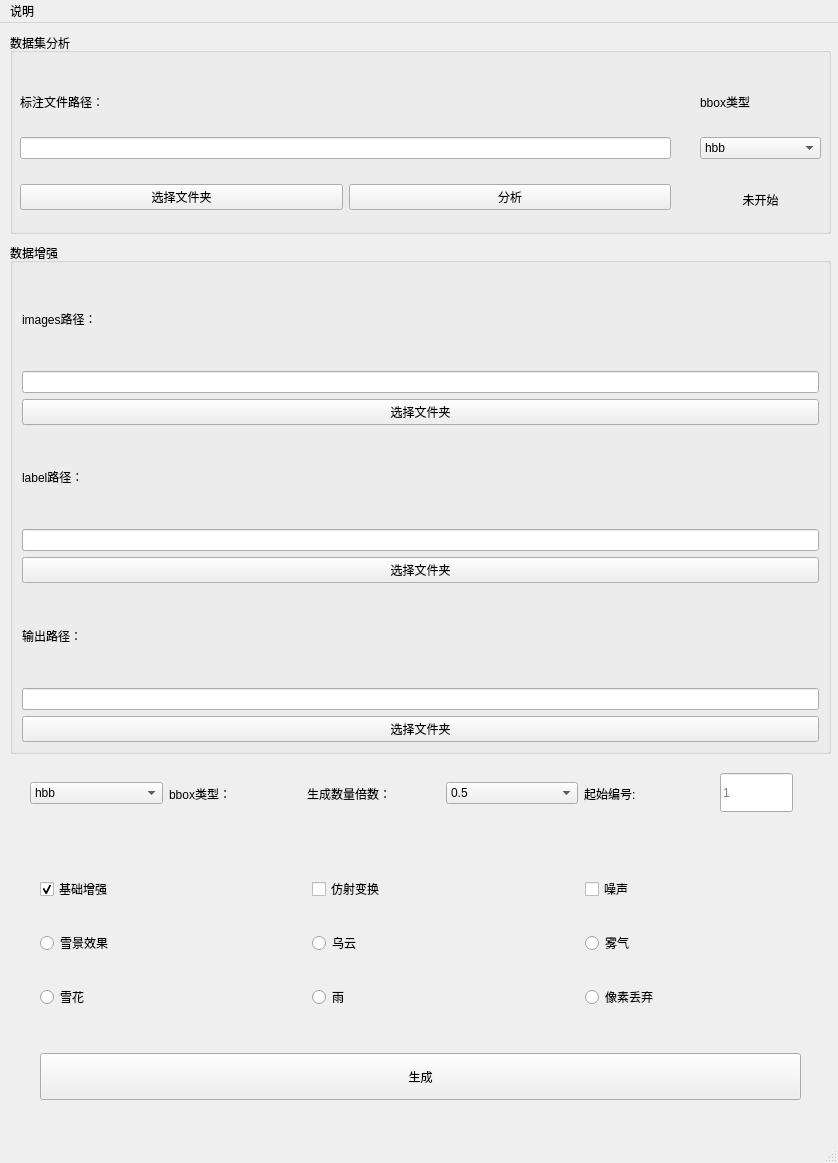
<?xml version="1.0" encoding="UTF-8"?>
<ui version="4.0">
 <class>MainWindow</class>
 <widget class="QMainWindow" name="MainWindow">
  <property name="geometry">
   <rect>
    <x>0</x>
    <y>0</y>
    <width>838</width>
    <height>1163</height>
   </rect>
  </property>
  <property name="windowTitle">
   <string>ObjectDetectionAssistant</string>
  </property>
  <widget class="QWidget" name="centralwidget">
   <widget class="QGroupBox" name="groupBox">
    <property name="geometry">
     <rect>
      <x>10</x>
      <y>10</y>
      <width>821</width>
      <height>201</height>
     </rect>
    </property>
    <property name="title">
     <string>数据集分析</string>
    </property>
    <widget class="QWidget" name="layoutWidget">
     <property name="geometry">
      <rect>
       <x>10</x>
       <y>40</y>
       <width>651</width>
       <height>86</height>
      </rect>
     </property>
     <layout class="QVBoxLayout" name="verticalLayout">
      <item>
       <widget class="QLabel" name="label">
        <property name="text">
         <string>标注文件路径：</string>
        </property>
       </widget>
      </item>
      <item>
       <widget class="QLineEdit" name="lineEdit"/>
      </item>
     </layout>
    </widget>
    <widget class="QWidget" name="layoutWidget">
     <property name="geometry">
      <rect>
       <x>690</x>
       <y>40</y>
       <width>121</width>
       <height>86</height>
      </rect>
     </property>
     <layout class="QVBoxLayout" name="verticalLayout_2">
      <item>
       <widget class="QLabel" name="label_2">
        <property name="text">
         <string>bbox类型</string>
        </property>
       </widget>
      </item>
      <item>
       <widget class="QComboBox" name="comboBox">
        <item>
         <property name="text">
          <string>hbb</string>
         </property>
        </item>
        <item>
         <property name="text">
          <string>obb</string>
         </property>
        </item>
       </widget>
      </item>
     </layout>
    </widget>
    <widget class="QWidget" name="layoutWidget">
     <property name="geometry">
      <rect>
       <x>10</x>
       <y>140</y>
       <width>651</width>
       <height>49</height>
      </rect>
     </property>
     <layout class="QHBoxLayout" name="horizontalLayout">
      <item>
       <widget class="QPushButton" name="btn_select_path">
        <property name="text">
         <string>选择文件夹</string>
        </property>
       </widget>
      </item>
      <item>
       <widget class="QPushButton" name="btn_analysis">
        <property name="text">
         <string>分析</string>
        </property>
       </widget>
      </item>
     </layout>
    </widget>
    <widget class="QLabel" name="label_analysis_status">
     <property name="geometry">
      <rect>
       <x>700</x>
       <y>150</y>
       <width>101</width>
       <height>33</height>
      </rect>
     </property>
     <property name="text">
      <string>未开始</string>
     </property>
     <property name="alignment">
      <set>Qt::AlignCenter</set>
     </property>
    </widget>
   </widget>
   <widget class="QGroupBox" name="groupBox_2">
    <property name="geometry">
     <rect>
      <x>10</x>
      <y>220</y>
      <width>821</width>
      <height>511</height>
     </rect>
    </property>
    <property name="title">
     <string>数据增强</string>
    </property>
    <layout class="QVBoxLayout" name="verticalLayout_3">
     <item>
      <widget class="QLabel" name="label_3">
       <property name="text">
        <string>images路径：</string>
       </property>
      </widget>
     </item>
     <item>
      <widget class="QLineEdit" name="lineEdit_2"/>
     </item>
     <item>
      <widget class="QPushButton" name="pushButton">
       <property name="text">
        <string>选择文件夹</string>
       </property>
      </widget>
     </item>
     <item>
      <widget class="QLabel" name="label_4">
       <property name="text">
        <string>label路径：</string>
       </property>
      </widget>
     </item>
     <item>
      <widget class="QLineEdit" name="lineEdit_3"/>
     </item>
     <item>
      <widget class="QPushButton" name="pushButton_3">
       <property name="text">
        <string>选择文件夹</string>
       </property>
      </widget>
     </item>
     <item>
      <widget class="QLabel" name="label_5">
       <property name="text">
        <string>输出路径：</string>
       </property>
      </widget>
     </item>
     <item>
      <widget class="QLineEdit" name="lineEdit_4"/>
     </item>
     <item>
      <widget class="QPushButton" name="pushButton_2">
       <property name="text">
        <string>选择文件夹</string>
       </property>
      </widget>
     </item>
    </layout>
   </widget>
   <widget class="QPushButton" name="pushButton_4">
    <property name="geometry">
     <rect>
      <x>40</x>
      <y>1030</y>
      <width>761</width>
      <height>47</height>
     </rect>
    </property>
    <property name="text">
     <string>生成</string>
    </property>
   </widget>
   <widget class="QLineEdit" name="lineEdit_5">
    <property name="geometry">
     <rect>
      <x>720</x>
      <y>750</y>
      <width>73</width>
      <height>39</height>
     </rect>
    </property>
    <property name="placeholderText">
     <string>1</string>
    </property>
   </widget>
   <widget class="QWidget" name="">
    <property name="geometry">
     <rect>
      <x>40</x>
      <y>830</y>
      <width>811</width>
      <height>181</height>
     </rect>
    </property>
    <layout class="QGridLayout" name="gridLayout">
     <item row="1" column="1">
      <widget class="QRadioButton" name="radioButton_5">
       <property name="text">
        <string>乌云</string>
       </property>
      </widget>
     </item>
     <item row="1" column="0">
      <widget class="QRadioButton" name="radioButton_4">
       <property name="text">
        <string>雪景效果</string>
       </property>
      </widget>
     </item>
     <item row="1" column="2">
      <widget class="QRadioButton" name="radioButton_6">
       <property name="text">
        <string>雾气</string>
       </property>
      </widget>
     </item>
     <item row="2" column="0">
      <widget class="QRadioButton" name="radioButton_7">
       <property name="text">
        <string>雪花</string>
       </property>
      </widget>
     </item>
     <item row="2" column="1">
      <widget class="QRadioButton" name="radioButton_8">
       <property name="text">
        <string>雨</string>
       </property>
      </widget>
     </item>
     <item row="2" column="2">
      <widget class="QRadioButton" name="radioButton_9">
       <property name="text">
        <string>像素丢弃</string>
       </property>
      </widget>
     </item>
     <item row="0" column="0">
      <widget class="QCheckBox" name="checkBox">
       <property name="text">
        <string>基础增强</string>
       </property>
       <property name="checked">
        <bool>true</bool>
       </property>
      </widget>
     </item>
     <item row="0" column="1">
      <widget class="QCheckBox" name="checkBox_2">
       <property name="text">
        <string>仿射变换</string>
       </property>
      </widget>
     </item>
     <item row="0" column="2">
      <widget class="QCheckBox" name="checkBox_3">
       <property name="text">
        <string>噪声</string>
       </property>
      </widget>
     </item>
    </layout>
   </widget>
   <widget class="QWidget" name="">
    <property name="geometry">
     <rect>
      <x>30</x>
      <y>750</y>
      <width>687</width>
      <height>41</height>
     </rect>
    </property>
    <layout class="QHBoxLayout" name="horizontalLayout_2">
     <item>
      <widget class="QComboBox" name="comboBox_2">
       <item>
        <property name="text">
         <string>hbb</string>
        </property>
       </item>
       <item>
        <property name="text">
         <string>obb</string>
        </property>
       </item>
      </widget>
     </item>
     <item>
      <widget class="QLabel" name="label_6">
       <property name="text">
        <string>bbox类型：</string>
       </property>
      </widget>
     </item>
     <item>
      <widget class="QLabel" name="label_7">
       <property name="text">
        <string>生成数量倍数：</string>
       </property>
      </widget>
     </item>
     <item>
      <widget class="QComboBox" name="comboBox_3">
       <item>
        <property name="text">
         <string>0.5</string>
        </property>
       </item>
       <item>
        <property name="text">
         <string>1</string>
        </property>
       </item>
       <item>
        <property name="text">
         <string>2</string>
        </property>
       </item>
      </widget>
     </item>
     <item>
      <widget class="QLabel" name="label_8">
       <property name="text">
        <string>起始编号:</string>
       </property>
      </widget>
     </item>
    </layout>
   </widget>
  </widget>
  <widget class="QMenuBar" name="menubar">
   <property name="geometry">
    <rect>
     <x>0</x>
     <y>0</y>
     <width>838</width>
     <height>39</height>
    </rect>
   </property>
   <widget class="QMenu" name="menu">
    <property name="title">
     <string>说明</string>
    </property>
    <addaction name="actionhelp"/>
   </widget>
   <addaction name="menu"/>
  </widget>
  <widget class="QStatusBar" name="statusbar"/>
  <action name="actionhelp">
   <property name="text">
    <string>help</string>
   </property>
  </action>
 </widget>
 <resources/>
 <connections/>
</ui>
